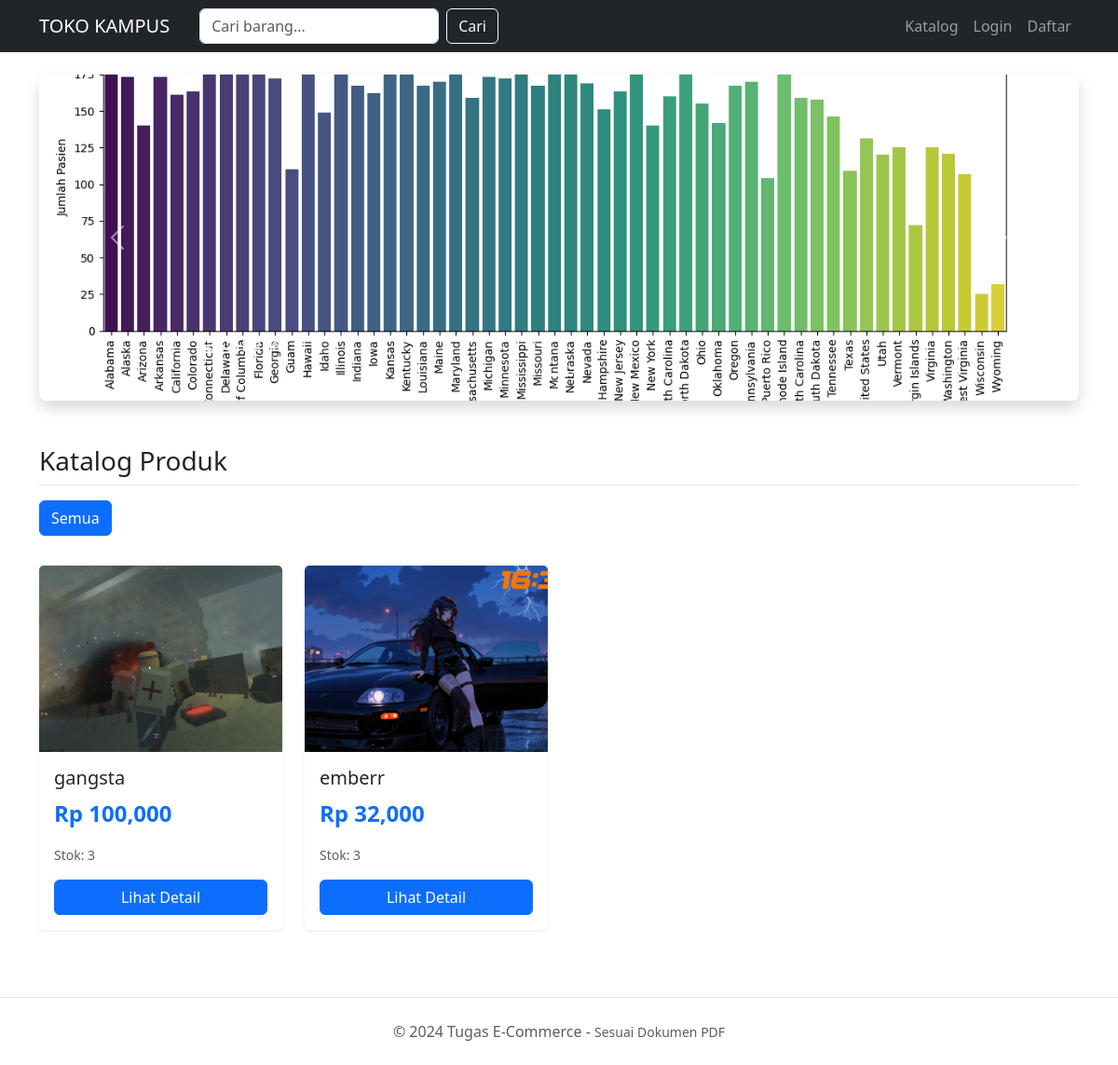
The page /toko_online/index.php on the database as committed earlier.
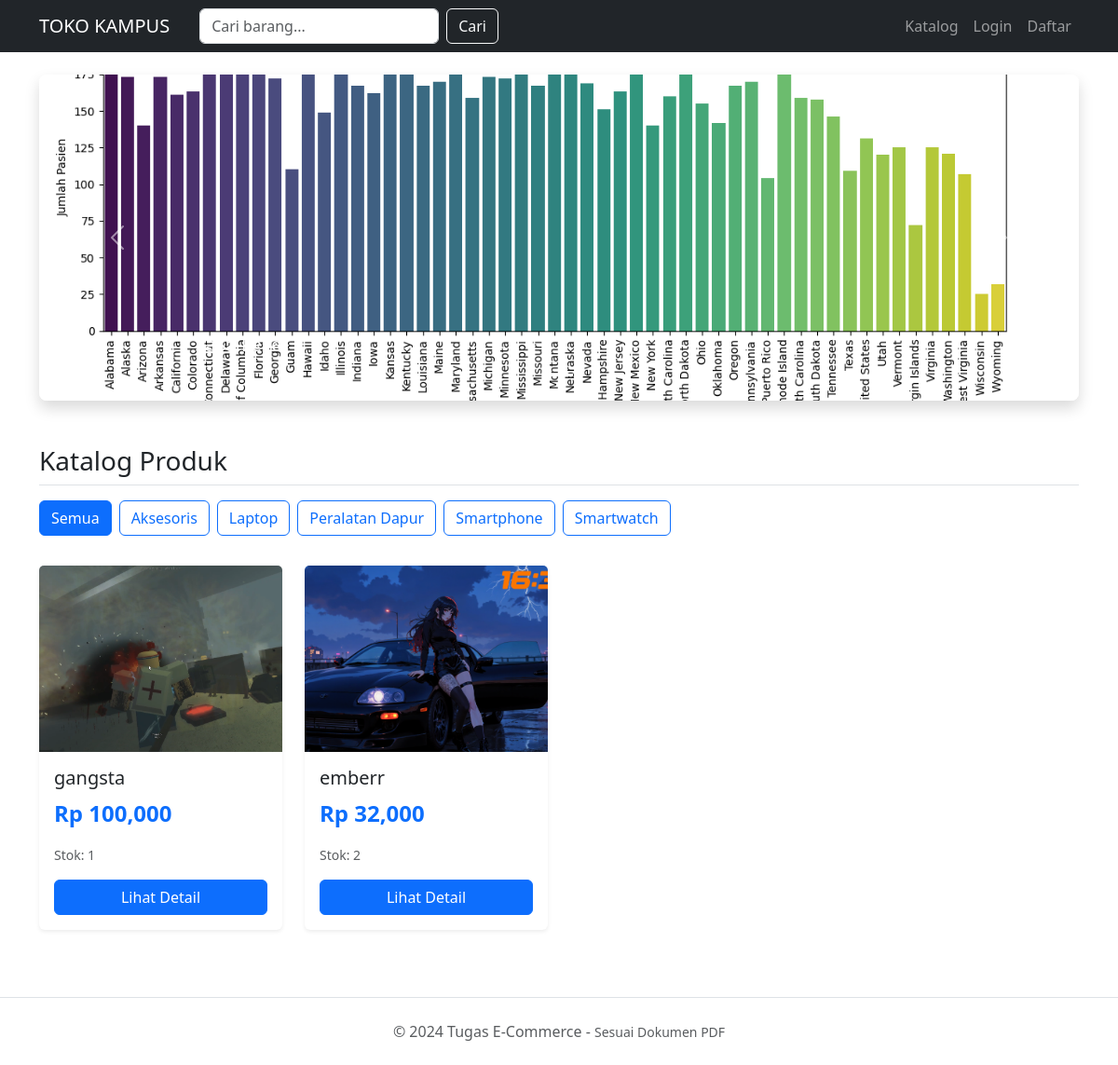
The same page on the database as committed later.
### tables this page shows
CREATE TABLE `banners` (
  `id` int(11) NOT NULL,
  `image_file` varchar(255) NOT NULL,
  `title` varchar(100) DEFAULT NULL,
  `link_url` varchar(255) DEFAULT NULL,
  `is_active` tinyint(1) DEFAULT 1,
  `display_order` int(11) DEFAULT 0,
  `created_at` timestamp NOT NULL DEFAULT current_timestamp()
);

CREATE TABLE `products` (
  `id` int(11) NOT NULL,
  `category_id` int(11) DEFAULT NULL,
  `name` varchar(100) NOT NULL,
  `price` decimal(10,2) NOT NULL,
  `stock` int(11) NOT NULL,
  `description` text DEFAULT NULL,
  `image` varchar(255) DEFAULT NULL
);

CREATE TABLE `categories` (
  `id` int(11) NOT NULL,
  `name` varchar(100) NOT NULL
);

### toko_online/index.php (the view, shortened to what this page needs)
<?php include 'koneksi.php'; include 'header.php';
$banners_query = mysqli_query($conn, "SELECT * FROM banners WHERE is_active=1 ORDER BY display_order ASC, created_at DESC");
$banners_count = mysqli_num_rows($banners_query);
$cats_query = mysqli_query($conn, "SELECT * FROM categories ORDER BY name ASC");
?>
<?php if ($banners_count > 0): ?>
<div id="bannerCarousel" class="carousel slide mb-5" data-bs-ride="carousel">
    <div class="carousel-indicators">
        <?php for ($i = 0; $i < $banners_count; $i++): ?>
        <button type="button" data-bs-target="#bannerCarousel" data-bs-slide-to="<?= $i ?>" class="<?= $i == 0 ? 'active' : '' ?>" aria-current="<?= $i == 0 ? 'true' : 'false' ?>" aria-label="Slide <?= $i + 1 ?>"></button>
        <?php endfor; ?>
    </div>
    <div class="carousel-inner rounded-3 shadow">
        <?php
        $i = 0;
        mysqli_data_seek($banners_query, 0);
        while ($b = mysqli_fetch_assoc($banners_query)):
        ?>
        <div class="carousel-item <?= $i++ == 0 ? 'active' : '' ?>">
            <a href="<?= !empty($b['link_url']) ? htmlspecialchars($b['link_url']) : '#' ?>">
                <img src="assets/banner/<?= $b['image_file'] ?>"
                     class="d-block w-100"
                     alt="<?= $b['title'] ?>"
                     style="height: 350px; object-fit: cover;">
            </a>
            <?php if (!empty($b['title'])): ?>
            <div class="carousel-caption d-none d-md-block text-start">
                <h5><?= $b['title'] ?></h5>
            </div>
            <?php endif; ?>
        </div>
        <?php endwhile; ?>
    </div>
    <button class="carousel-control-prev" type="button" data-bs-target="#bannerCarousel" data-bs-slide="prev">
        <span class="carousel-control-prev-icon" aria-hidden="true"></span>
    </button>
    <button class="carousel-control-next" type="button" data-bs-target="#bannerCarousel" data-bs-slide="next">
        <span class="carousel-control-next-icon" aria-hidden="true"></span>
    </button>
</div>
<?php endif; ?>
<h3 class="mb-3 border-bottom pb-2">Katalog Produk</h3>
<div class="mb-4 d-flex flex-wrap">
    <a href="index.php" class="btn btn-outline-primary me-2 mb-2 <?= (!isset($_GET['kategori']) && !isset($_GET['keyword'])) ? 'active' : '' ?>">Semua</a>
    <?php
    while($c = mysqli_fetch_assoc($cats_query)):
        $active = (isset($_GET['kategori']) && $_GET['kategori'] == $c['id']) ? 'active' : '';
    ?>
    <a href="index.php?kategori=<?= $c['id'] ?>" class="btn btn-outline-primary me-2 mb-2 <?= $active ?>">
        <?= $c['name'] ?>
    </a>
    <?php endwhile; ?>
</div>
<div class="row">
    <?php
    $where = "1=1";
    $query = mysqli_query($conn, "SELECT * FROM products WHERE $where ORDER BY id DESC");
    while ($p = mysqli_fetch_assoc($query)) :
    ?>
    <div class="col-sm-6 col-md-4 col-lg-3 mb-4">
        <div class="card h-100 border-0 shadow-sm">
            <a href="detail_produk.php?id=<?= $p['id'] ?>">
                <img src="assets/img/<?= $p['image'] ?>" class="card-img-top" style="height: 200px; object-fit: cover;" alt="<?= $p['name'] ?>">
            </a>
            <div class="card-body d-flex flex-column">
                <h5 class="card-title text-truncate"><?= $p['name'] ?></h5>
                <p class="card-text text-primary fw-bold fs-4">Rp <?= number_format($p['price']) ?></p>
                <p class="small text-muted mb-auto">Stok: <?= $p['stock'] ?></p>
                <div class="mt-3">
                    <a href="detail_produk.php?id=<?= $p['id'] ?>" class="btn btn-primary w-100">
                        Lihat Detail
                    </a>
                </div>
            </div>
        </div>
    </div>
    <?php endwhile; ?>
</div>
<?php include 'footer.php'; ?>

### toko_online/header.php (shortened to what this page needs)
<?php
$current_page = basename($_SERVER['PHP_SELF']);
$excluded_pages = [
    'detail_produk.php',
    'login.php',
    'register.php',
    'logout.php',
    'keranjang.php',
    'riwayat.php',
    'checkout.php',
    'struk_order.php',
    'confirm_delivery.php',
    'beri_ulasan.php',
    'admin_produk.php',
    'admin_order.php',
    'admin_kategori.php',
    'admin_banner.php',
    'edit_produk.php',
    'detail_order_admin.php'
];
?>
<!DOCTYPE html>
<html lang="en">
<head>
    <link href="https://cdn.jsdelivr.net/npm/bootstrap@5.3.0/dist/css/bootstrap.min.css" rel="stylesheet">
    <link rel="stylesheet" href="https://cdnjs.cloudflare.com/ajax/libs/font-awesome/6.0.0-beta3/css/all.min.css">
</head>
<body>
<nav class="navbar navbar-expand-lg navbar-dark bg-dark sticky-top">
    <div class="container">
        <a class="navbar-brand" href="index.php">TOKO KAMPUS</a>
        <div class="collapse navbar-collapse" id="navbarNav">
            <?php if (!in_array($current_page, $excluded_pages)): ?>
            <form class="d-flex me-auto ms-3" action="index.php" method="get">
                <input class="form-control me-2" type="search" name="keyword" placeholder="Cari barang..." aria-label="Search">
                <button class="btn btn-outline-light" type="submit">Cari</button>
            </form>
            <?php endif; ?>
            <ul class="navbar-nav ms-auto">
                <li class="nav-item">
                    <a class="nav-link" href="index.php">Katalog</a>
                </li>
                <?php if (isset($_SESSION['user_id'])): ?>
                    <?php if ($_SESSION['role'] == 'user'): ?>
                        <li class="nav-item">
                            <a class="nav-link" href="keranjang.php">Keranjang (<?php echo isset($_SESSION['keranjang']) ? count($_SESSION['keranjang']) : 0; ?>)</a>
                        </li>
                        <li class="nav-item">
                            <a class="nav-link" href="riwayat.php">Riwayat</a>
                        </li>
                    <?php endif; ?>
                    <li class="nav-item dropdown">
                        <a class="nav-link dropdown-toggle" href="#" id="navbarDropdown" role="button" data-bs-toggle="dropdown" aria-expanded="false">
                            Halo, <?= $_SESSION['name'] ?>
                        </a>
                        <ul class="dropdown-menu" aria-labelledby="navbarDropdown">
                            <?php if ($_SESSION['role'] == 'admin'): ?>
                                <li><h6 class="dropdown-header text-danger">ADMIN PANEL</h6></li>
                                <li><a class="dropdown-item" href="admin_produk.php">Kelola Produk</a></li>
                                <li><a class="dropdown-item" href="admin_kategori.php">Kelola Kategori</a></li>
                                <li><a class="dropdown-item" href="admin_banner.php">Kelola Banner</a></li>
                                <li><a class="dropdown-item" href="admin_order.php">Kelola Pesanan</a></li>
                                <li><hr class="dropdown-divider"></li>
                            <?php endif; ?>
                            <li><a class="dropdown-item" href="logout.php">Logout</a></li>
                        </ul>
                    </li>
                <?php else: ?>
                    <li class="nav-item">
                        <a class="nav-link" href="login.php">Login</a>
                    </li>
                    <li class="nav-item">
                        <a class="nav-link" href="register.php">Daftar</a>
                    </li>
                <?php endif; ?>
            </ul>
        </div>
    </div>
</nav>
<div class="container mt-4">

### toko_online/footer.php (shortened to what this page needs)
</div> <footer class="text-center py-4 text-muted border-top mt-5">
        &copy; 2024 Tugas E-Commerce - <small>Sesuai Dokumen PDF</small>
    </footer>
</body>
</html>

Rows that differ between the two databases and show on the page:
added categories: name "Aksesoris"
added categories: name "Laptop"
added categories: name "Peralatan Dapur"
added categories: name "Smartphone"
added categories: name "Smartwatch"
changed products "gangsta": stock "3" → "1"
changed products "emberr": stock "3" → "2"
